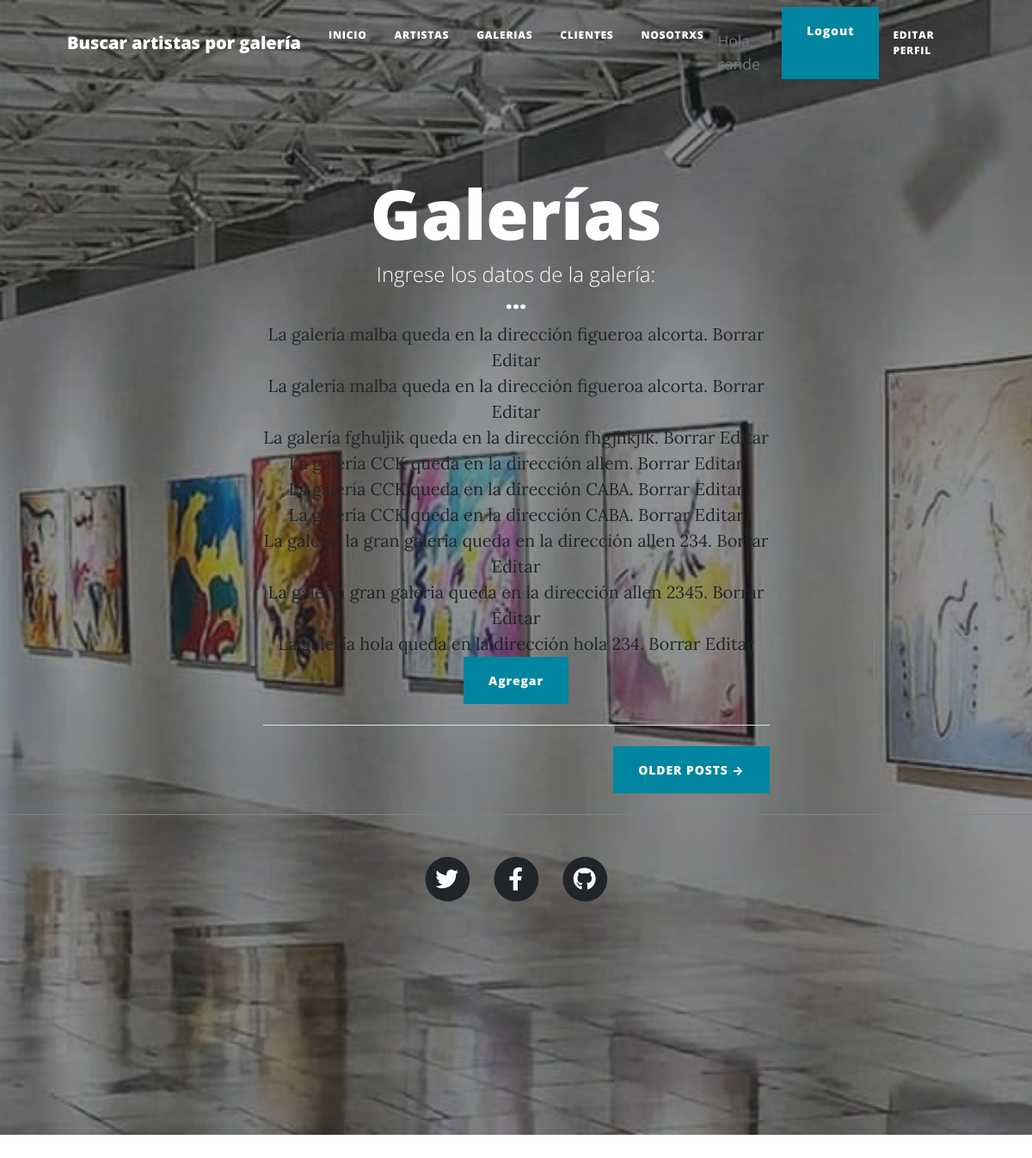
The page /galerias/ (signed in) on the database its author committed.
### AppBlog/models.py (models this page shows)
class Galeria(Model):
    nombre = CharField(max_length=40)
    direccion = CharField(max_length=40)
    artistasQueExponen = CharField(max_length=100)
    def __str__(self):
        return f'La galería {self.nombre} queda en la dirección {self.direccion}.'

### AppBlog/views.py (the view)
# urls.py: path('galerias/', views.GaleriaListView.as_view(), name="galerias"),
class GaleriaListView(ListView):
    model = Galeria
    template_name = 'AppBlog/galerias.html'
    context_object_name = 'galerias'

### templates/AppBlog/galerias.html (shortened to what this page needs)
{% extends 'AppBlog/padre.html' %}
{% load static %}
{%block Header%}
    <header class="masthead" style="background-image: url({%static 'AppBlog/assets/img/galerias-de-arte.jpeg' %})">
        <div class="container position-relative px-4 px-lg-5">
            <div class="row gx-4 gx-lg-5 justify-content-center">
                <div class="col-md-10 col-lg-8 col-xl-7">
                    <div class="site-heading">
                        <h1>Galerías</h1>
                        <span class="subheading">Ingrese los datos de la galería:</span>
                        <h3>...</h3>
                        {% for galeria in galerias %}
                        <a href="{% url 'galeria_view' galeria.id %}">{{ galeria }}</a>
                        <a href="{% url 'galeria_delete' galeria.id %}">Borrar</a>
                        <a href="{% url 'galeria_update' galeria.id %}">Editar</a>
                        <br>
                    {% endfor %}
                    <a class="btn btn-primary" href="{% url 'galeria_add' %}">Agregar</a>
                {% endblock %}

### templates/AppBlog/padre.html (shortened to what this page needs)
<!DOCTYPE html>
<html lang="en">
    <head>
        {% load static %}
        <link href="{% static 'AppBlog/css/styles.css' %}" rel="stylesheet" />
    </head>
    <body>
        <nav class="navbar navbar-expand-lg navbar-light" id="mainNav">
            <div class="container px-4 px-lg-5">
                <a class="navbar-brand" href="{% url 'busqueda_artista' %}">Buscar artistas por galería </a>
                <div class="collapse navbar-collapse" id="navbarResponsive">
                    <ul class="navbar-nav ms-auto py-4 py-lg-0">
                        <li class="nav-item"><a class="nav-link px-lg-3 py-3 py-lg-4" href="{% url 'inicio' %}">Inicio</a></li>
                        <li class="nav-item"><a class="nav-link px-lg-3 py-3 py-lg-4" href="{% url 'artistas' %}">Artistas</a></li>
                        <li class="nav-item"><a class="nav-link px-lg-3 py-3 py-lg-4" href="{% url 'galerias' %}">Galerias</a></li>
                        <li class="nav-item"><a class="nav-link px-lg-3 py-3 py-lg-4" href="{% url 'clientes' %}">Clientes</a></li>
                        <li class="nav-item"><a class="nav-link px-lg-3 py-3 py-lg-4" href="{% url 'about_us' %}">Nosotrxs</a></li>
                        {% if not request.user.is_authenticated %}
                            <a class="btn btn-primary" href="{% url 'login' %}">INICIAR SESIÓN</a>
                        {% else %}
                            <li class="text-muted small mb-32 mb-lg-10"> <br>
                                Hola, {{user.username}} </li>
                            <a class="btn btn-primary" href="{% url 'logout' %}"> Logout</a>
                            <li class="nav-item"><a class="nav-link px-lg-3 py-3 py-lg-4" href="{% url 'avatar_add' %}">Editar perfil</a></li>
                        {% endif %}
                    </ul>
                </div>
            </div>
        </nav>
        {% block Header %}
        {% endblock %}
                    </div>
                    <hr class="my-4" />
                    {%block OlderPosts%}
                    <div class="d-flex justify-content-end mb-4"><a class="btn btn-primary text-uppercase" href="{% url 'not_pages_yet' %}">Older Posts →</a></div>
                </div>
            </div>
        </div>
        <footer class="border-top">
            {%endblock%}
            <div class="container px-4 px-lg-5">
                <div class="row gx-4 gx-lg-5 justify-content-center">
                    <div class="col-md-10 col-lg-8 col-xl-7">
                        <ul class="list-inline text-center">
                            <li class="list-inline-item">
                                <a href="{% url 'not_pages_yet' %}">
                                    <span class="fa-stack fa-lg">
                                        <i class="fas fa-circle fa-stack-2x"></i>
                                        <i class="fab fa-twitter fa-stack-1x fa-inverse"></i>
                                    </span>
                                </a>
                            </li>
                            <li class="list-inline-item">
                                <a href="{% url 'not_pages_yet' %}">
                                    <span class="fa-stack fa-lg">
                                        <i class="fas fa-circle fa-stack-2x"></i>
                                        <i class="fab fa-facebook-f fa-stack-1x fa-inverse"></i>
                                    </span>
                                </a>
                            </li>
                            <li class="list-inline-item">
                                <a href="{% url 'not_pages_yet' %}">
                                    <span class="fa-stack fa-lg">
                                        <i class="fas fa-circle fa-stack-2x"></i>
                                        <i class="fab fa-github fa-stack-1x fa-inverse"></i>
                                    </span>
                                </a>
                            </li>
                        </ul>
                    </div>
                </div>
            </div>
        </footer>
    </body>
</html>

### rows shown on the page
Galeria: nombre+direccion "La galería malba queda en la dirección figueroa alcorta."
Galeria: nombre+direccion "La galería malba queda en la dirección figueroa alcorta."
Galeria: nombre+direccion "La galería fghuljik queda en la dirección fhgjhkjlk."
Galeria: nombre+direccion "La galería CCK queda en la dirección allem."
Galeria: nombre+direccion "La galería CCK queda en la dirección CABA."
Galeria: nombre+direccion "La galería CCK queda en la dirección CABA."
Galeria: nombre+direccion "La galería la gran galeria queda en la dirección allen 234."
Galeria: nombre+direccion "La galería gran galeria queda en la dirección allen 2345."
Galeria: nombre+direccion "La galería hola queda en la dirección hola 234."

### other values the page prints
{{ user.username }} "cande"
